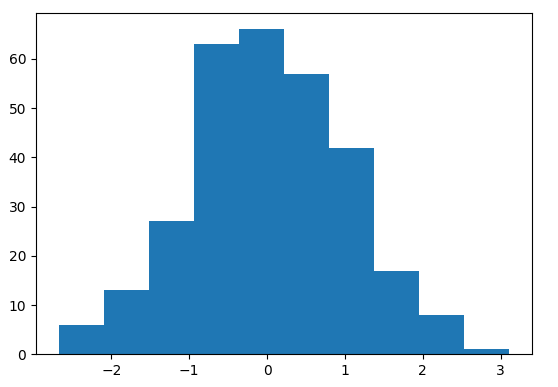

Source code (Python):
import numpy as np
import matplotlib.pyplot as plt

myData = np.random.randn(300)
plt.hist(myData)
plt.show()
